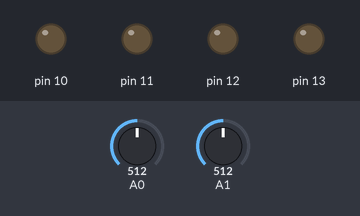
The sketch below on a simulated Arduino Uno, built with avr-gcc and run on an emulated ATmega328P. On the bench: output pins drawn as LEDs (lit = HIGH). Inputs (shaded band) come from the test bench; at power-on: A0 = 512, A1 = 512. What the sketch prints to the serial monitor is not drawn.

Above: at 1.2 s.
1.3 s: A0 set to 589
4.3 s: A0 set to 610
At 4.6 s:
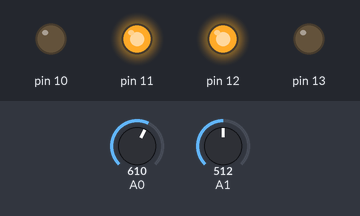
5.8 s: A1 set to 588
8.8 s: A1 set to 619
At 9.4 s:
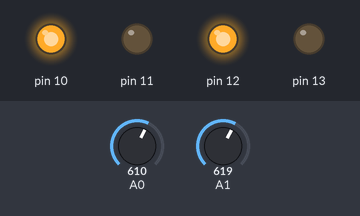
10.3 s: A0 set to 590
At 11.7 s:
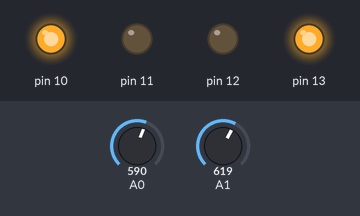
Timing chart, 0 to 12.8 s (numbered marks = the images above; inputs shaded):
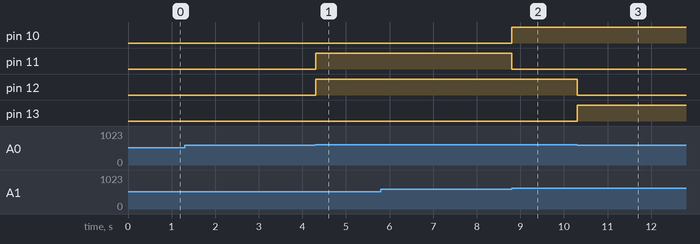

Measured:
- the behaviour switches between 600 and 601 on A0 (found by bisection; images 0 and 1)
- the behaviour switches between 600 and 601 on A1 (found by bisection; images 1 and 2)
- after the input at 1.3 s, every drawn part: stays the same
- after the input at 4.3 s, pin 11, pin 12: LOW → HIGH at once
- after the input at 5.8 s, every drawn part: stays the same
- after the input at 8.8 s, pin 10: LOW → HIGH at once; pin 11: HIGH → LOW at once
- after the input at 10.3 s, pin 12: HIGH → LOW at once; pin 13: LOW → HIGH at once

The sketch:

obstacle_follower_robot.ino
```cpp
void setup() {
  // put your setup code here, to run once:
Serial.begin(9600);
pinMode(10,OUTPUT);
pinMode(11,OUTPUT);
pinMode(12,OUTPUT);
pinMode(13,OUTPUT);
pinMode(A0, INPUT);
pinMode(A1, INPUT);
}

void moveRobot(String motion)
{
  if(motion == "Forward")
  {
    digitalWrite(10,HIGH);
    digitalWrite(11,LOW);
    digitalWrite(12,HIGH);
    digitalWrite(13,LOW);
    Serial.print("Forward");
  }
  if(motion == "Backward")
  {
    digitalWrite(10,LOW);
    digitalWrite(11,HIGH);
    digitalWrite(12,LOW);
    digitalWrite(13,HIGH);
    Serial.print("Backward");
  }
  if(motion == "Left")
  {
    digitalWrite(10,HIGH);
    digitalWrite(11,LOW);
    digitalWrite(12,LOW);
    digitalWrite(13,HIGH);
    Serial.print("Left");
  }
  if(motion == "Right")
  {
    digitalWrite(10,LOW);
    digitalWrite(11,HIGH);
    digitalWrite(12,HIGH);
    digitalWrite(13,LOW);
    Serial.print("Right");
  }
  if(motion == "Stop")
  {
    digitalWrite(10,LOW);
    digitalWrite(11,LOW);
    digitalWrite(12,LOW);
    digitalWrite(13,LOW);
    Serial.print("Stop");
  }
}
void loop() {
  // put your main code here, to run repeatedly:
int Right=analogRead(A0);
int Left=analogRead(A1);
//Serial.print("Value of the Right Sensor is : " +String(Right));
//Serial.print("/t");
//Serial.print("Value of the Left Sensor is : " +String(Left));
//delay(1000);
if((Right>600) && (Left>600))
{
  moveRobot("Forward");
}
  if((Right<600) && (Left<600))
  {
  moveRobot("Stop");
  }
   if((Right<600) && (Left>600))
  {
  moveRobot("Left");
  }
   if((Right>600) && (Left<600))
  {
  moveRobot("Right");
  }
 }
```
